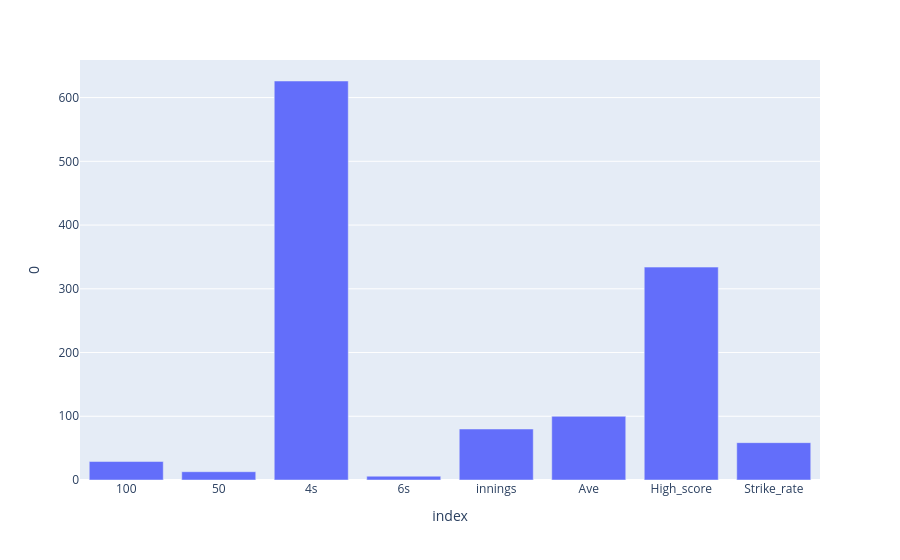

The notebook cell saved with this chart:
### Code cell
fig

### Figure 1 — Plotly figure (JSON) as saved in the notebook; plotly's stock layout.template omitted (floating-point values rounded to 4 significant figures)
{"data": [{"hovertemplate": "index=%{x}<br>0=%{y}<extra></extra>", "legendgroup": "", "marker": {"color": "#636efa", "pattern": {"shape": ""}}, "name": "", "orientation": "v", "showlegend": false, "textposition": "auto", "type": "bar", "x": ["100", "50", "4s", "6s", "innings", "Ave", "High_score", "Strike_rate"], "xaxis": "x", "y": [29.0, 13.0, 626.0, 6.0, 80.0, 99.94, 334.0, 58.6], "yaxis": "y"}], "layout": {"barmode": "relative", "legend": {"tracegroupgap": 0}, "margin": {"t": 60}, "xaxis": {"anchor": "y", "domain": [0, 1], "title": {"text": "index"}}, "yaxis": {"anchor": "x", "domain": [0, 1], "title": {"text": "0"}}}}
